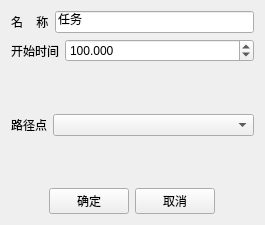
<?xml version="1.0" encoding="UTF-8"?>
<ui version="4.0">
 <class>ByyMoveToTaskWidget</class>
 <widget class="QWidget" name="ByyMoveToTaskWidget">
  <property name="geometry">
   <rect>
    <x>0</x>
    <y>0</y>
    <width>265</width>
    <height>225</height>
   </rect>
  </property>
  <property name="windowTitle">
   <string>移动到位置</string>
  </property>
  <layout class="QVBoxLayout" name="verticalLayout">
   <item>
    <layout class="QHBoxLayout" name="horizontalLayout_5">
     <item>
      <widget class="QLabel" name="nameLabel">
       <property name="text">
        <string>名    称</string>
       </property>
      </widget>
     </item>
     <item>
      <widget class="QLineEdit" name="nameEdit">
       <property name="text">
        <string>任务</string>
       </property>
      </widget>
     </item>
    </layout>
   </item>
   <item>
    <layout class="QHBoxLayout" name="horizontalLayout_6">
     <item>
      <widget class="QLabel" name="startTimeLabel">
       <property name="text">
        <string>开始时间</string>
       </property>
      </widget>
     </item>
     <item>
      <widget class="QDoubleSpinBox" name="startTimeSpinBox">
       <property name="sizePolicy">
        <sizepolicy hsizetype="Expanding" vsizetype="Fixed">
         <horstretch>0</horstretch>
         <verstretch>0</verstretch>
        </sizepolicy>
       </property>
       <property name="decimals">
        <number>3</number>
       </property>
       <property name="maximum">
        <double>99999.990000000005239</double>
       </property>
       <property name="singleStep">
        <double>0.000000000000000</double>
       </property>
       <property name="value">
        <double>100.000000000000000</double>
       </property>
      </widget>
     </item>
    </layout>
   </item>
   <item>
    <spacer name="verticalSpacer_2">
     <property name="orientation">
      <enum>Qt::Vertical</enum>
     </property>
     <property name="sizeHint" stdset="0">
      <size>
       <width>20</width>
       <height>40</height>
      </size>
     </property>
    </spacer>
   </item>
   <item>
    <layout class="QHBoxLayout" name="horizontalLayout">
     <item>
      <widget class="QLabel" name="label">
       <property name="text">
        <string>路径点</string>
       </property>
      </widget>
     </item>
     <item>
      <widget class="QComboBox" name="waypointComboBox">
       <property name="sizePolicy">
        <sizepolicy hsizetype="Expanding" vsizetype="Fixed">
         <horstretch>0</horstretch>
         <verstretch>0</verstretch>
        </sizepolicy>
       </property>
      </widget>
     </item>
    </layout>
   </item>
   <item>
    <spacer name="verticalSpacer">
     <property name="orientation">
      <enum>Qt::Vertical</enum>
     </property>
     <property name="sizeHint" stdset="0">
      <size>
       <width>20</width>
       <height>40</height>
      </size>
     </property>
    </spacer>
   </item>
   <item>
    <layout class="QHBoxLayout" name="horizontalLayout_4">
     <item>
      <spacer name="horizontalSpacer">
       <property name="orientation">
        <enum>Qt::Horizontal</enum>
       </property>
       <property name="sizeHint" stdset="0">
        <size>
         <width>40</width>
         <height>20</height>
        </size>
       </property>
      </spacer>
     </item>
     <item>
      <widget class="QPushButton" name="pushButton">
       <property name="text">
        <string>确定</string>
       </property>
      </widget>
     </item>
     <item>
      <widget class="QPushButton" name="pushButton_2">
       <property name="text">
        <string>取消</string>
       </property>
      </widget>
     </item>
     <item>
      <spacer name="horizontalSpacer_2">
       <property name="orientation">
        <enum>Qt::Horizontal</enum>
       </property>
       <property name="sizeHint" stdset="0">
        <size>
         <width>40</width>
         <height>20</height>
        </size>
       </property>
      </spacer>
     </item>
    </layout>
   </item>
  </layout>
 </widget>
 <layoutdefault spacing="6" margin="11"/>
 <resources/>
 <connections/>
 <slots>
  <slot>accept()</slot>
  <slot>reject()</slot>
 </slots>
</ui>
